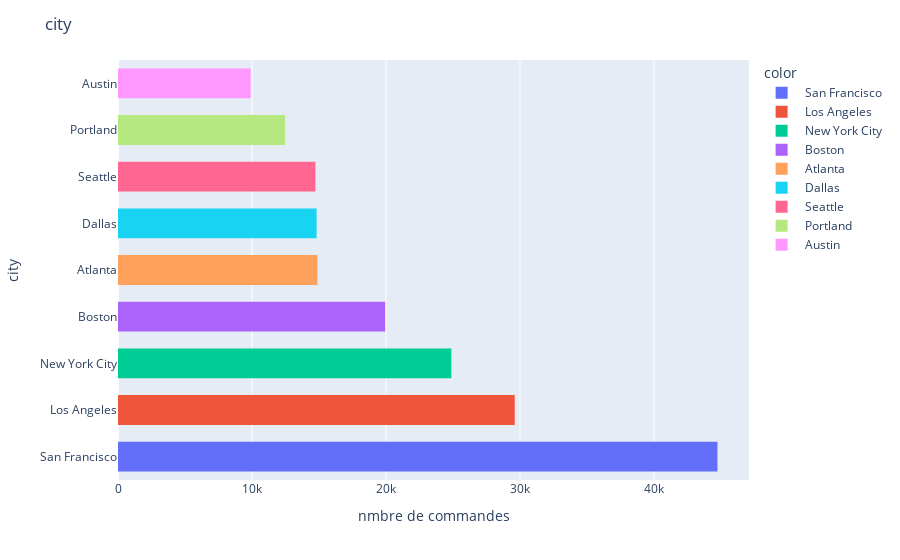

The cell this chart's notebook holds for it:
### Code cell
fig=px.histogram(y=all_data_cite.index,x=all_data_cite['city'],color=all_data_cite.index)
fig.update_layout(
title_text='city',
xaxis_title_text='nmbre de commandes',
yaxis_title_text='city',
bargap=0.2 ,
bargroupgap=0.2)

### Figure 1 — Plotly figure (JSON) as saved in the notebook; plotly's stock layout.template omitted (floating-point values rounded to 4 significant figures)
{"data": [{"alignmentgroup": "True", "bingroup": "y", "histfunc": "sum", "hovertemplate": "color= San Francisco<br>sum of x=%{x}<br>y=%{y}<extra></extra>", "legendgroup": " San Francisco", "marker": {"color": "#636efa", "pattern": {"shape": ""}}, "name": " San Francisco", "offsetgroup": " San Francisco", "orientation": "h", "showlegend": true, "type": "histogram", "x": [44732], "xaxis": "x", "y": [" San Francisco"], "yaxis": "y"}, {"alignmentgroup": "True", "bingroup": "y", "histfunc": "sum", "hovertemplate": "color= Los Angeles<br>sum of x=%{x}<br>y=%{y}<extra></extra>", "legendgroup": " Los Angeles", "marker": {"color": "#EF553B", "pattern": {"shape": ""}}, "name": " Los Angeles", "offsetgroup": " Los Angeles", "orientation": "h", "showlegend": true, "type": "histogram", "x": [29605], "xaxis": "x", "y": [" Los Angeles"], "yaxis": "y"}, {"alignmentgroup": "True", "bingroup": "y", "histfunc": "sum", "hovertemplate": "color= New York City<br>sum of x=%{x}<br>y=%{y}<extra></extra>", "legendgroup": " New York City", "marker": {"color": "#00cc96", "pattern": {"shape": ""}}, "name": " New York City", "offsetgroup": " New York City", "orientation": "h", "showlegend": true, "type": "histogram", "x": [24876], "xaxis": "x", "y": [" New York City"], "yaxis": "y"}, {"alignmentgroup": "True", "bingroup": "y", "histfunc": "sum", "hovertemplate": "color= Boston<br>sum of x=%{x}<br>y=%{y}<extra></extra>", "legendgroup": " Boston", "marker": {"color": "#ab63fa", "pattern": {"shape": ""}}, "name": " Boston", "offsetgroup": " Boston", "orientation": "h", "showlegend": true, "type": "histogram", "x": [19934], "xaxis": "x", "y": [" Boston"], "yaxis": "y"}, {"alignmentgroup": "True", "bingroup": "y", "histfunc": "sum", "hovertemplate": "color= Atlanta<br>sum of x=%{x}<br>y=%{y}<extra></extra>", "legendgroup": " Atlanta", "marker": {"color": "#FFA15A", "pattern": {"shape": ""}}, "name": " Atlanta", "offsetgroup": " Atlanta", "orientation": "h", "showlegend": true, "type": "histogram", "x": [14881], "xaxis": "x", "y": [" Atlanta"], "yaxis": "y"}, {"alignmentgroup": "True", "bingroup": "y", "histfunc": "sum", "hovertemplate": "color= Dallas<br>sum of x=%{x}<br>y=%{y}<extra></extra>", "legendgroup": " Dallas", "marker": {"color": "#19d3f3", "pattern": {"shape": ""}}, "name": " Dallas", "offsetgroup": " Dallas", "orientation": "h", "showlegend": true, "type": "histogram", "x": [14820], "xaxis": "x", "y": [" Dallas"], "yaxis": "y"}, {"alignmentgroup": "True", "bingroup": "y", "histfunc": "sum", "hovertemplate": "color= Seattle<br>sum of x=%{x}<br>y=%{y}<extra></extra>", "legendgroup": " Seattle", "marker": {"color": "#FF6692", "pattern": {"shape": ""}}, "name": " Seattle", "offsetgroup": " Seattle", "orientation": "h", "showlegend": true, "type": "histogram", "x": [14732], "xaxis": "x", "y": [" Seattle"], "yaxis": "y"}, {"alignmentgroup": "True", "bingroup": "y", "histfunc": "sum", "hovertemplate": "color= Portland<br>sum of x=%{x}<br>y=%{y}<extra></extra>", "legendgroup": " Portland", "marker": {"color": "#B6E880", "pattern": {"shape": ""}}, "name": " Portland", "offsetgroup": " Portland", "orientation": "h", "showlegend": true, "type": "histogram", "x": [12465], "xaxis": "x", "y": [" Portland"], "yaxis": "y"}, {"alignmentgroup": "True", "bingroup": "y", "histfunc": "sum", "hovertemplate": "color= Austin<br>sum of x=%{x}<br>y=%{y}<extra></extra>", "legendgroup": " Austin", "marker": {"color": "#FF97FF", "pattern": {"shape": ""}}, "name": " Austin", "offsetgroup": " Austin", "orientation": "h", "showlegend": true, "type": "histogram", "x": [9905], "xaxis": "x", "y": [" Austin"], "yaxis": "y"}], "layout": {"bargap": 0.2, "bargroupgap": 0.2, "barmode": "relative", "legend": {"title": {"text": "color"}, "tracegroupgap": 0}, "margin": {"t": 60}, "title": {"text": "city"}, "xaxis": {"anchor": "y", "domain": [0, 1], "title": {"text": "nmbre de commandes"}}, "yaxis": {"anchor": "x", "domain": [0, 1], "title": {"text": "city"}}}}
